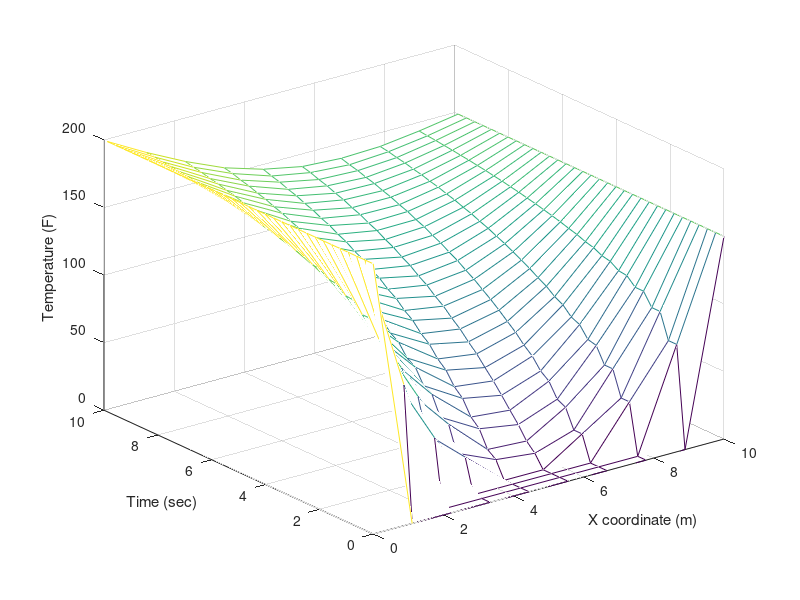
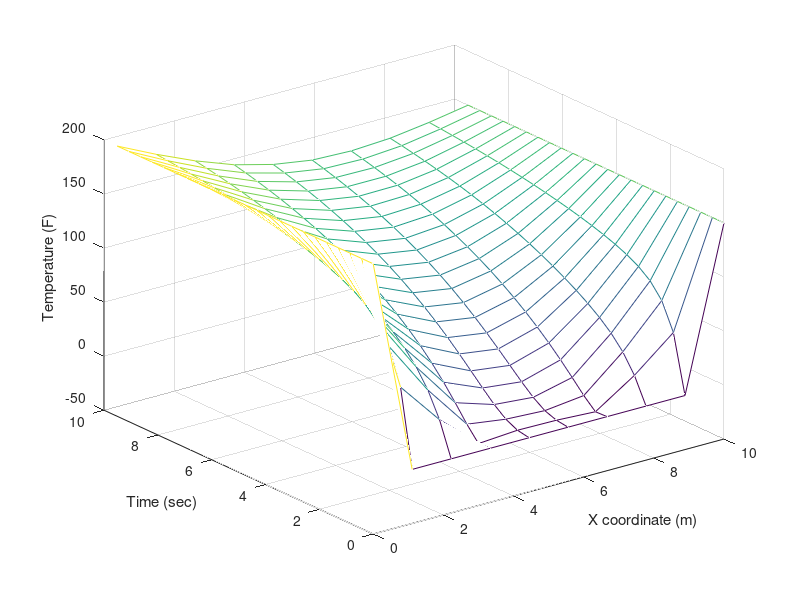

Recreate these plots in MATLAB, in order.
%%%% dT/dt = k*d^2T/dx^2 - partial derivatives

%%% T = temperature = f(x,t)

%%% time derivative = second spatial derivative

%%%( T(x,t+dt) - T(x,t) ) / dt = k*( T(x+dx,t) - 2*T(x,t) + T(x-dx,t) ) / dx^2

%%% Tdot = k*( T(x+dx,t) - 2*T(x,t) + T(x-dx,t) ) / dx^2

%%% k1 = Tdot(T)
%%% k2 = Tdot(T+k1*dt/2)
%%% etc etc


%%% Propagate this system in time

%%% Solve for T(x,t+dt) = T(x,t) + k*dt/dx^2 * ( T(x+dx,t) - 2*T(x,t) + T(x-dx,t))

function finite_difference_example()
global x_vec dx k
 
clc
close all

%%% Heat Constant - Heat Capacitance 
k = 2;

%%%Length of the pipe
L = 10;

%%%Number of Elements
N = 10;

%%%Discretize our Xspace
x_vec = linspace(0,L,N); %%%start at 0, increment to L and the length of the vector is N
dx = x_vec(2)-x_vec(1); %%%consequence of the linspace command

%%%Discretize time
dt = 1.0*(dx^2)/(2*k)
t_vec = 0:dt:10;

%%%Allocate memory for Temp
T_mat = zeros(length(x_vec),length(t_vec)); 

%%% Initial Conditions for the Temperature of the pipe
T_mat(1,:) = 200; %%%the left end of the pipe is 200 degrees - Boundary condition
T_mat(end,:) = 150; %%%The rigt end of the pipe is 150 degree - BCs

%%% Integrate using Euler's and FDM put together
for tdx = 1:length(t_vec)-1 %%%integrator integrates to tdx+1
    for idx = 2:length(x_vec)-1
        T_mat(idx,tdx+1) = T_mat(idx,tdx) + k*dt/(dx^2) * ( T_mat(idx+1,tdx) - 2*T_mat(idx,tdx) + T_mat(idx-1,tdx));
    end
end

%%%% Plot this
[tt,xx] = meshgrid(t_vec,x_vec);

mesh(xx,tt,T_mat)

xlabel('X coordinate (m)')
ylabel('Time (sec)')
zlabel('Temperature (F)')

dtRK4 = 1.4*(dx^2)/(2*k)

tRK4_vec = t_vec(1):dtRK4:t_vec(end);

%%%% Make a new T_mat because the vector sizes have changed
TRK4_mat = zeros(length(x_vec),length(tRK4_vec)); 
TRK4_mat(1,:) = 200; %%%the left end of the pipe is 200 degrees - Boundary condition
TRK4_mat(end,:) = 150; %%%The rigt end of the pipe is 150 degree - BCs

for tdx = 1:length(tRK4_vec)-1
    %%%Standard RK4 equation
    k1 = Derivative(TRK4_mat(:,tdx));
    k2 = Derivative(TRK4_mat(:,tdx)+k1*dtRK4/2);
    k3 = Derivative(TRK4_mat(:,tdx)+k2*dtRK4/2);
    k4 = Derivative(TRK4_mat(:,tdx)+k3*dtRK4);
    phi = (1/6)*(k1 + 2*k2 + 2*k3 + k4);
    TRK4_mat(:,tdx+1) = TRK4_mat(:,tdx) + phi*dtRK4;    
end

%%%% Plot this
[tt,xx] = meshgrid(tRK4_vec,x_vec);

figure()
mesh(xx,tt,TRK4_mat)

xlabel('X coordinate (m)')
ylabel('Time (sec)')
zlabel('Temperature (F)')

function dTdt = Derivative(Tin_vec)
global x_vec dx k

dTdt = 0*Tin_vec;

for idx = 2:length(x_vec)-1
    dTdt(idx) = k/(dx^2) * ( Tin_vec(idx+1) - 2*Tin_vec(idx) + Tin_vec(idx-1));
end
